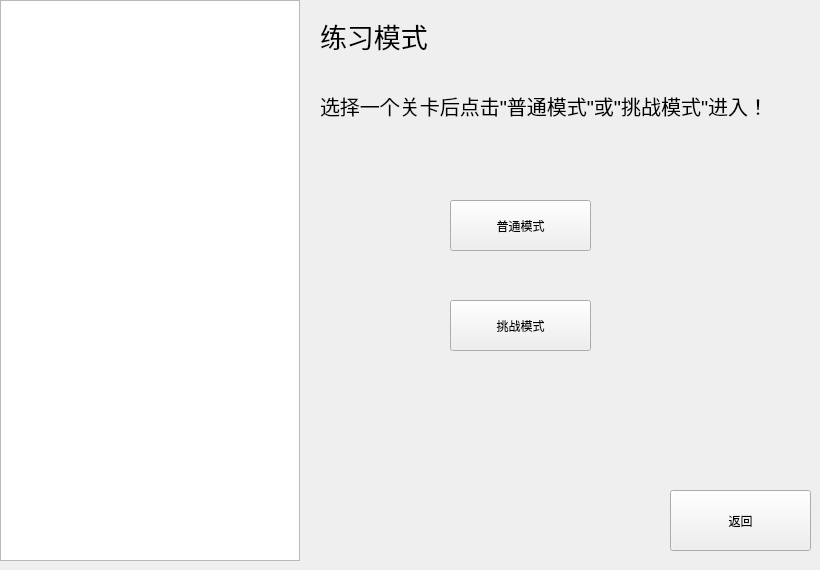
   <widget class="QWidget" name="page_6">
    <widget class="QListWidget" name="levelListWidget">
     <property name="geometry">
      <rect>
       <x>0</x>
       <y>0</y>
       <width>300</width>
       <height>561</height>
      </rect>
     </property>
     <property name="font">
      <font>
       <family>黑体</family>
       <pointsize>15</pointsize>
      </font>
     </property>
     <property name="iconSize">
      <size>
       <width>200</width>
       <height>100</height>
      </size>
     </property>
    </widget>
    <widget class="QLabel" name="label_2">
     <property name="geometry">
      <rect>
       <x>320</x>
       <y>60</y>
       <width>481</width>
       <height>91</height>
      </rect>
     </property>
     <property name="font">
      <font>
       <pointsize>15</pointsize>
      </font>
     </property>
     <property name="text">
      <string>选择一个关卡后点击&quot;普通模式&quot;或&quot;挑战模式&quot;进入！</string>
     </property>
    </widget>
    <widget class="MyButton" name="singleLevelNormal">
     <property name="geometry">
      <rect>
       <x>450</x>
       <y>200</y>
       <width>141</width>
       <height>51</height>
      </rect>
     </property>
     <property name="text">
      <string>普通模式</string>
     </property>
    </widget>
    <widget class="MyButton" name="singleLevelChallenge">
     <property name="geometry">
      <rect>
       <x>450</x>
       <y>300</y>
       <width>141</width>
       <height>51</height>
      </rect>
     </property>
     <property name="text">
      <string>挑战模式</string>
     </property>
    </widget>
    <widget class="MyButton" name="toolButton">
     <property name="geometry">
      <rect>
       <x>670</x>
       <y>490</y>
       <width>141</width>
       <height>61</height>
      </rect>
     </property>
     <property name="text">
      <string>返回</string>
     </property>
    </widget>
    <widget class="QLabel" name="label_5">
     <property name="geometry">
      <rect>
       <x>320</x>
       <y>10</y>
       <width>111</width>
       <height>51</height>
      </rect>
     </property>
     <property name="font">
      <font>
       <pointsize>20</pointsize>
      </font>
     </property>
     <property name="text">
      <string>练习模式</string>
     </property>
    </widget>
   </widget>
